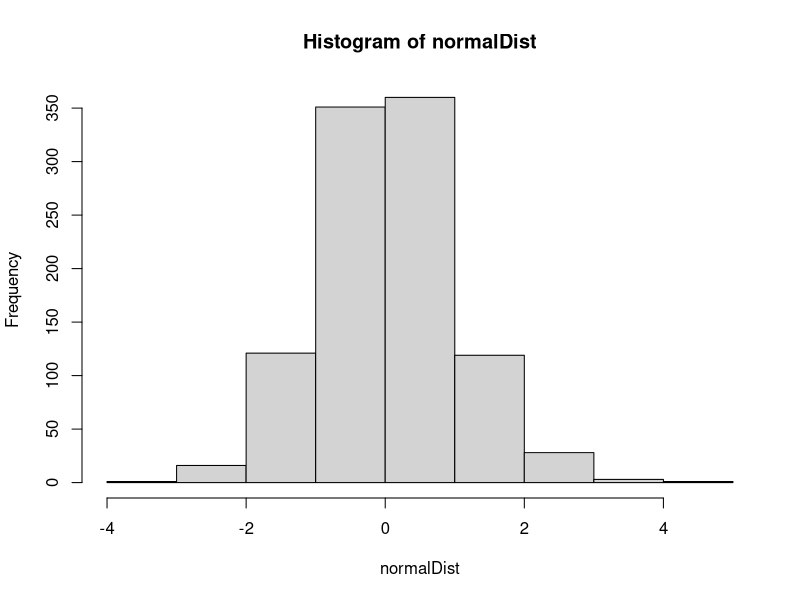
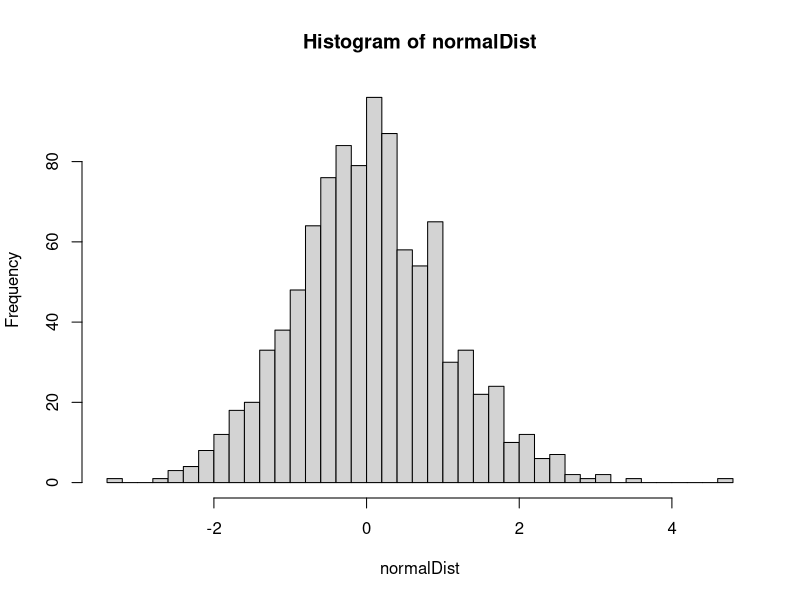

Reproduce these figures in R, in order. (Note: this script raises an error after producing the figures.)
# SOME BUILT-IN FUNCTIONS ----
normalDist <- rnorm(1000, 0, 1)
mean(normalDist)
hist(normalDist)
?hist
hist(normalDist, breaks = 50)
 
# WRITING HELLO FUNCTION ----
sayHello <- function(){
  "Hello!"
}

sayHello()

sayHello <- function(name){
  paste("Hello", name)
}

greet <- sayHello("Hefin")
greet

# FUNCTION WITH OPTIONAL ARGUMENTS ----
expo <- function(x, exp = 2){
  hist(x ^ exp, ...)
}

expo()
expo(normalDist)
expo(normalDist, 1, breaks = 2)

# FUNCTION WITH UNNAMED ARGUMENTS ----
expo <- function(x, exp = 2, ...){
  hist(x ^ exp, ...)
}

expo()
expo(normalDist)
expo(normalDist, 1, breaks = 2)

# FUNCTION WITH LOGICAL ARGUMENTS ----
expo <- function(x, exp = 2, hist = FALSE, ...){
  if(hist == TRUE){
    hist(x ^ exp, ...)
    x ^ exp
  } else{
    x ^ exp
  }
}

expo(normalDist)
expo(normalDist, hist = TRUE)

# POPULATION DOUBLING COUNTER ----
## 10,000 cells -> 20,000 cells = 1 population double
## 10,000 cells -> 40,000 cells = 2 population doubles
popDouble <- function(start, end){
  doubling <- -1
  while(end > start) {
    doubling <- doubling + 1
    start <- 2 * start
  }
  doubling + (end / start)
}

popDouble(10000, 20000)
popDouble(10000, 30000)
popDouble(10000, 40000)
popDouble(10000, 1000000)
